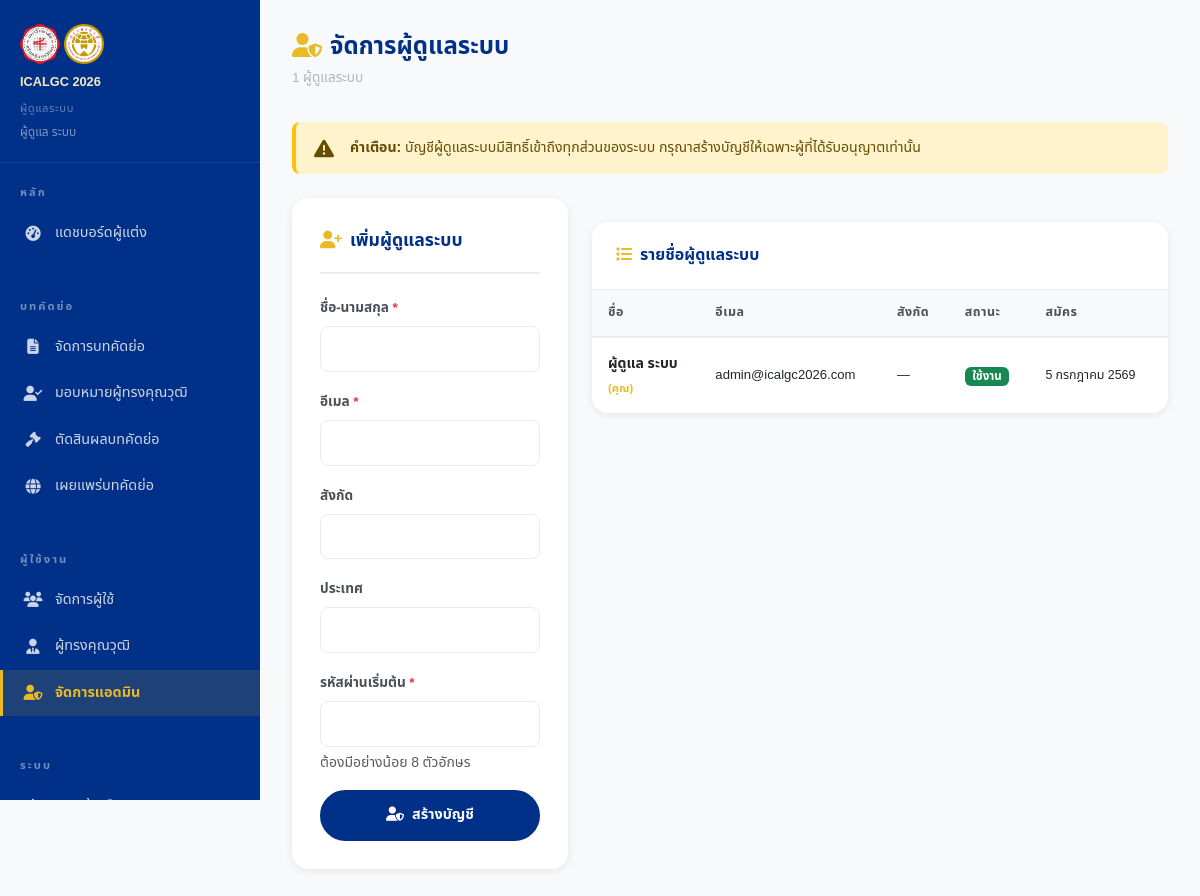
Page /admin/admins.php (signed in) on the committed database.
### tables this page shows
CREATE TABLE IF NOT EXISTS users (
    id              INT UNSIGNED AUTO_INCREMENT PRIMARY KEY,
    role            VARCHAR(20) NOT NULL DEFAULT 'author' CHECK (role IN ('author','reviewer','admin')),
    title           VARCHAR(20),
    first_name      VARCHAR(100) NOT NULL,
    middle_name     VARCHAR(100),
    last_name       VARCHAR(100) NOT NULL,
    cert_name       VARCHAR(255),
    email           VARCHAR(255) UNIQUE NOT NULL,
    phone           VARCHAR(30),
    affiliation     VARCHAR(255),
    department      VARCHAR(100),
    position        VARCHAR(100),
    country         VARCHAR(100) DEFAULT 'Thailand',
    expertise       TEXT,
    participation_type VARCHAR(20) DEFAULT NULL CHECK (participation_type IN ('presenter','coauthor','participant','student')),
    dietary         VARCHAR(30) DEFAULT NULL,
    dietary_allergy TEXT DEFAULT NULL,
    mailing_address TEXT DEFAULT NULL,
    password_hash   VARCHAR(255) NOT NULL,
    email_verified  BOOLEAN NOT NULL DEFAULT FALSE,
    account_status  VARCHAR(20) NOT NULL DEFAULT 'active' CHECK (account_status IN ('active','suspended','pending')),
    preferred_lang  VARCHAR(5) NOT NULL DEFAULT 'th' CHECK (preferred_lang IN ('th','en')),
    created_at      TIMESTAMP NOT NULL DEFAULT CURRENT_TIMESTAMP,
    updated_at      TIMESTAMP NOT NULL DEFAULT CURRENT_TIMESTAMP ON UPDATE CURRENT_TIMESTAMP,
    INDEX idx_users_email (email),
    INDEX idx_users_role  (role)
);

### app/helpers/functions.php (called while the page is built, shortened)
<?php
function lang(): string
{
    return $_SESSION['lang'] ?? DEFAULT_LANG;
}
function e(string $s): string
{
    return htmlspecialchars($s, ENT_QUOTES | ENT_HTML5, 'UTF-8');
}
function humanDate(string $dateStr, string $lang = ''): string
{
    $ts = strtotime($dateStr);
    if ($lang === 'th') {
        $monthsTh = ['','มกราคม','กุมภาพันธ์','มีนาคม','เมษายน','พฤษภาคม','มิถุนายน',
                       'กรกฎาคม','สิงหาคม','กันยายน','ตุลาคม','พฤศจิกายน','ธันวาคม'];
        $year     = (int)date('Y', $ts) + 543;
        return date('j', $ts) . ' ' . $monthsTh[(int)date('n', $ts)] . ' ' . $year;
    }
    return date('j F Y', $ts);
}
function post(string $key, mixed $default = ''): mixed
{
    return $_POST[$key] ?? $default;
}

### app/core/Auth.php (called while the page is built, shortened)
<?php
class Auth
{
    public static function isLoggedIn(): bool
    {
        return !empty($_SESSION['logged_in']) && !empty($_SESSION['user_id']);
    }
    public static function id(): ?int
    {
        return self::isLoggedIn() ? (int)$_SESSION['user_id'] : null;
    }
}

### public/admin/admins.php (the view, shortened to what this page needs)
<?php
$_lang  = lang();
$appUrl = APP_URL;
try {
    $db     = Database::getInstance();
    $admins = $db->query("
        SELECT u.*
        FROM users u
        WHERE u.role = 'admin'
        ORDER BY u.created_at ASC
    ")->fetchAll();
} catch (\Throwable $e) {
    error_log($e->getMessage());
    $admins = [];
}
$pageTitle  = $_lang==='th' ? 'จัดการผู้ดูแลระบบ' : 'Manage Admins';
?>
<!DOCTYPE html>
<html lang="<?= $_lang ?>">
<head>
  <link href="https://cdn.jsdelivr.net/npm/bootstrap@5.3.3/dist/css/bootstrap.min.css" rel="stylesheet">
  <link href="https://cdnjs.cloudflare.com/ajax/libs/font-awesome/6.5.0/css/all.min.css" rel="stylesheet">
  <link rel="stylesheet" href="<?= $appUrl ?>/assets/css/style.css">
</head>
<body>
<div class="dashboard-wrap">
  <?php require_once __DIR__ . '/../../app/helpers/sidebar_admin.php'; ?>
  <main class="dashboard-content">
    <div class="dash-header">
      <h1 class="dash-title"><i class="fas fa-user-shield me-2" style="color:var(--gold);"></i><?= e($pageTitle) ?></h1>
      <p class="dash-breadcrumb"><?= count($admins) ?> <?= $_lang==='th' ? 'ผู้ดูแลระบบ' : 'admin(s)' ?></p>
    </div>
    <div class="alert d-flex align-items-center gap-3 mb-4"
         style="background:#fff3cd;border-left:4px solid var(--warning);border-radius:var(--radius);color:#664d03;">
      <i class="fas fa-exclamation-triangle fa-lg flex-shrink-0"></i>
      <div style="font-size:.88rem;">
        <strong><?= $_lang==='th' ? 'คำเตือน:' : 'Warning:' ?></strong>
        <?= $_lang==='th'
          ? 'บัญชีผู้ดูแลระบบมีสิทธิ์เข้าถึงทุกส่วนของระบบ กรุณาสร้างบัญชีให้เฉพาะผู้ที่ได้รับอนุญาตเท่านั้น'
          : 'Admin accounts have full system access. Only create accounts for authorized personnel.' ?>
      </div>
    </div>
    <div class="row g-4">
      <div class="col-lg-4">
        <div class="content-card">
          <div class="content-card-title">
            <i class="fas fa-user-plus me-2" style="color:var(--gold);"></i><?= $_lang==='th' ? 'เพิ่มผู้ดูแลระบบ' : 'Add Admin' ?>
          </div>
          <form method="POST">
            <div class="d-flex flex-column gap-3">
              <div>
                <label class="form-label fw-bold" style="font-size:.85rem;"><?= $_lang==='th'?'ชื่อ-นามสกุล':'Full Name' ?> <span class="text-danger">*</span></label>
                <input type="text" name="name" class="form-control" value="<?= e(post('name')) ?>" required>
              </div>
              <div>
                <label class="form-label fw-bold" style="font-size:.85rem;"><?= $_lang==='th'?'อีเมล':'Email' ?> <span class="text-danger">*</span></label>
                <input type="email" name="email" class="form-control" value="<?= e(post('email')) ?>" required>
              </div>
              <div>
                <label class="form-label fw-bold" style="font-size:.85rem;"><?= $_lang==='th'?'สังกัด':'Affiliation' ?></label>
                <input type="text" name="affiliation" class="form-control" value="<?= e(post('affiliation')) ?>">
              </div>
              <div>
                <label class="form-label fw-bold" style="font-size:.85rem;"><?= $_lang==='th'?'ประเทศ':'Country' ?></label>
                <input type="text" name="country" class="form-control" value="<?= e(post('country')) ?>">
              </div>
              <div>
                <label class="form-label fw-bold" style="font-size:.85rem;"><?= $_lang==='th'?'รหัสผ่านเริ่มต้น':'Initial Password' ?> <span class="text-danger">*</span></label>
                <input type="password" name="password" class="form-control" minlength="8" required>
                <div class="form-text"><?= $_lang==='th'?'ต้องมีอย่างน้อย 8 ตัวอักษร':'At least 8 characters' ?></div>
              </div>
              <button type="submit" class="btn-primary-custom"
                      data-confirm="<?= $_lang==='th'?'ยืนยันการสร้างบัญชีผู้ดูแลระบบ?':'Confirm creating admin account?' ?>">
                <i class="fas fa-user-shield me-2"></i><?= $_lang==='th'?'สร้างบัญชี':'Create Account' ?>
              </button>
            </div>
          </form>
        </div>
      </div>
      <div class="col-lg-8">
        <div class="table-card">
          <div class="table-card-header">
            <span class="table-card-title">
              <i class="fas fa-list me-2" style="color:var(--gold);"></i><?= $_lang==='th' ? 'รายชื่อผู้ดูแลระบบ' : 'Admin List' ?>
            </span>
          </div>
          <?php if (empty($admins)): ?>
            <div class="p-5 text-center"><h5 style="color:var(--gray-500);"><?= t('common.no_data') ?></h5></div>
          <?php else: ?>
            <div class="table-responsive">
              <table class="table-custom">
                <thead>
                  <tr>
                    <th><?= $_lang==='th'?'ชื่อ':'Name' ?></th>
                    <th><?= $_lang==='th'?'อีเมล':'Email' ?></th>
                    <th><?= $_lang==='th'?'สังกัด':'Affiliation' ?></th>
                    <th><?= $_lang==='th'?'สถานะ':'Status' ?></th>
                    <th><?= $_lang==='th'?'สมัคร':'Joined' ?></th>
                    <th></th>
                  </tr>
                </thead>
                <tbody>
                  <?php foreach ($admins as $adm): ?>
                    <tr>
                      <td>
                        <div style="font-weight:700;font-size:.88rem;"><?= e($adm['first_name'] . ' ' . $adm['last_name']) ?></div>
                        <?php if ($adm['id'] === Auth::id()): ?>
                          <span style="font-size:.7rem;color:var(--gold);font-weight:600;">(<?= $_lang==='th'?'คุณ':'You' ?>)</span>
                        <?php endif; ?>
                      </td>
                      <td style="font-size:.82rem;"><?= e($adm['email']) ?></td>
                      <td style="font-size:.8rem;max-width:140px;overflow:hidden;text-overflow:ellipsis;white-space:nowrap;">
                        <?= e($adm['affiliation'] ?? '—') ?>
                      </td>
                      <td>
                        <?php if ($adm['account_status'] === 'suspended'): ?>
                          <span class="badge" style="background:#dc3545;color:#fff;font-size:.72rem;"><?= $_lang==='th'?'ระงับ':'Suspended' ?></span>
                        <?php else: ?>
                          <span class="badge" style="background:#198754;color:#fff;font-size:.72rem;"><?= $_lang==='th'?'ใช้งาน':'Active' ?></span>
                        <?php endif; ?>
                      </td>
                      <td style="font-size:.78rem;"><?= humanDate($adm['created_at'], $_lang) ?></td>
                      <td>
                      </td>
                    </tr>
                  <?php endforeach; ?>
                </tbody>
              </table>
            </div>
          <?php endif; ?>
        </div>
      </div>
    </div>
  </main>
</div>
</body>
</html>

### public/assets/css/style.css (style rules this page uses)
:root { --blue-dark: #003087; --blue-mid: #0057b7; --blue-light: #e8f0ff; --gold: #e7ba26; --gold-light: #f5e9c0; --gold-dark: #a07c10; --white: #ffffff; --gray-100: #f8f9fa; --gray-200: #e9ecef; --gray-500: #adb5bd; --gray-700: #495057; --gray-900: #212529; --success: #198754; --danger: #dc3545; --warning: #ffc107; --shadow-sm: 0 2px 8px rgba(0,0,0,.08); --shadow-md: 0 4px 20px rgba(0,0,0,.12); --shadow-lg: 0 8px 40px rgba(0,0,0,.16); --radius: 8px; --radius-lg: 16px; --transition: all 0.25s ease; --font-th: 'Noto Sans Thai', 'Sarabun', sans-serif; --font-en: 'Inter', 'Segoe UI', Arial, sans-serif; }
*, *::before, *::after { box-sizing: border-box; margin: 0; padding: 0; }
html { scroll-behavior: smooth; font-size: 16px; height: 100%; }
body { font-family: var(--font-th); color: var(--gray-900); background: var(--white); line-height: 1.7; -webkit-font-smoothing: antialiased; min-height: 100%; }
h1, h2, h3, h4, h5, h6 { font-weight: 700; line-height: 1.3; }
.btn-primary-custom { background: var(--blue-dark); color: var(--white); border: 2px solid var(--blue-dark); padding: 11px 28px; border-radius: 30px; font-weight: 700; font-size: .9rem; transition: var(--transition); display: inline-block; }
.form-control, .form-select { border: 1.5px solid var(--gray-200); border-radius: var(--radius); padding: 11px 16px; font-size: .9rem; transition: var(--transition); background: var(--white); color: var(--gray-900); }
.form-label { font-weight: 600; font-size: .88rem; color: var(--gray-700); margin-bottom: 6px; }
.dashboard-wrap { display: flex; min-height: 100vh; background: var(--gray-100); }
.dashboard-content { flex: 1; padding: 32px; overflow-x: hidden; }
.dash-header { margin-bottom: 32px; }
.dash-title { font-size: 1.5rem; font-weight: 800; color: var(--blue-dark); margin-bottom: 4px; }
.dash-breadcrumb { font-size: .85rem; color: var(--gray-500); }
.table-card { background: var(--white); border-radius: var(--radius-lg); box-shadow: var(--shadow-sm); overflow: hidden; margin-top: 24px; }
.table-card-header { padding: 20px 24px; border-bottom: 1px solid var(--gray-200); display: flex; align-items: center; justify-content: space-between; }
.table-card-title { font-size: 1rem; font-weight: 700; color: var(--blue-dark); }
.table-responsive { overflow-x: auto; }
.table-custom { width: 100%; border-collapse: collapse; }
.table-custom th { background: var(--gray-100); color: var(--gray-700); font-size: .78rem; font-weight: 700; letter-spacing: .5px; text-transform: uppercase; padding: 12px 16px; white-space: nowrap; border-bottom: 2px solid var(--gray-200); }
.table-custom td { padding: 14px 16px; font-size: .88rem; border-bottom: 1px solid var(--gray-200); vertical-align: middle; }
.table-custom tr:last-child td { border-bottom: none; }
.content-card { background: var(--white); border-radius: var(--radius-lg); box-shadow: var(--shadow-sm); padding: 28px; margin-bottom: 24px; }
.content-card-title { font-size: 1.1rem; font-weight: 700; color: var(--blue-dark); padding-bottom: 16px; margin-bottom: 20px; border-bottom: 2px solid var(--gray-200); }
.alert { border-radius: var(--radius); border: none; padding: 14px 18px; }
.table-custom { min-width: 600px; }
.table-card .table-responsive { -webkit-overflow-scrolling: touch; }

### rows in the picture
users: first_name+last_name "ผู้ดูแล ระบบ", shows "คุณ", email "admin@icalgc2026.com", affiliation "—", account_status "ใช้งาน", created_at "5 กรกฎาคม 2569"

### other values in the picture
$user['name'] "ผู้ดูแล ระบบ"
t('author.dashboard') "แดชบอร์ดผู้แต่ง"
$pageTitle "จัดการผู้ดูแลระบบ"
count($admins) "1"
